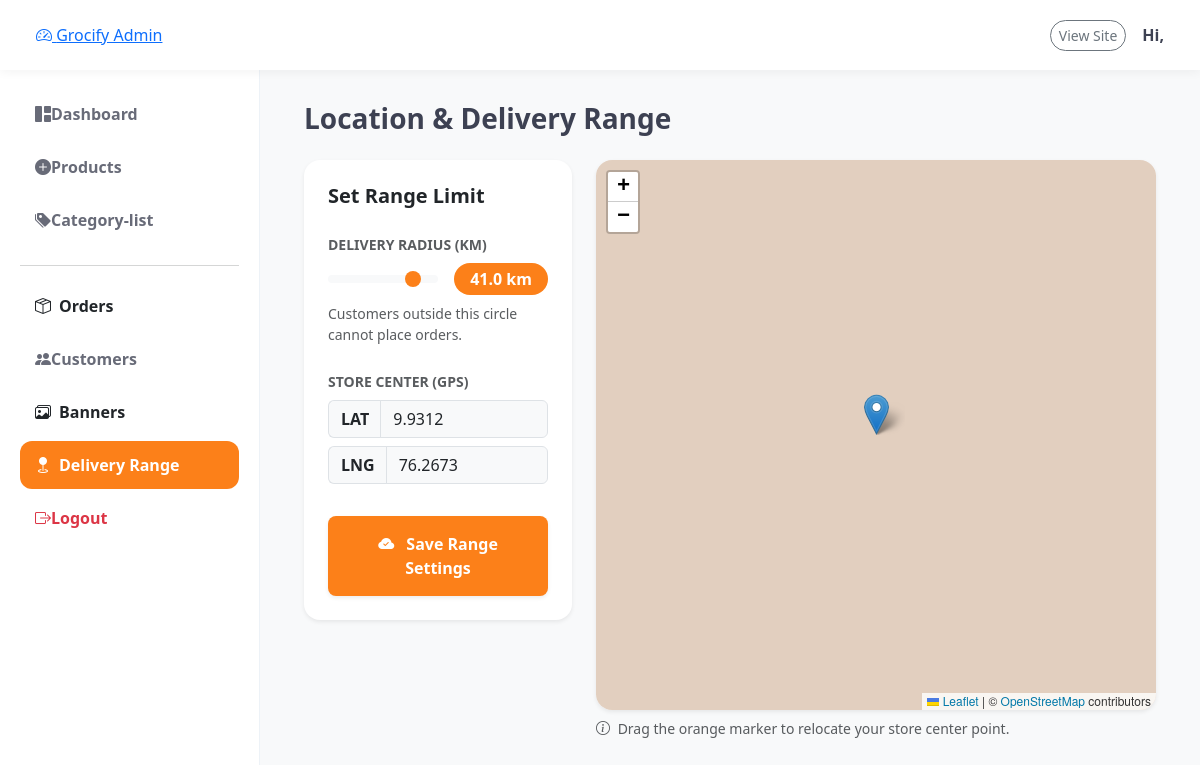
Screenshot of /dash/settings/location/ with the database file from the repository.
### store/models.py (models this page shows, shortened)
class DeliverySetting(models.Model):
    store_latitude = models.FloatField(default=9.9312)
    store_longitude = models.FloatField(default=76.2673)
    max_delivery_radius_km = models.FloatField(default=10.0)

### admindash/views.py (the view, shortened to what this page needs)
# urls.py: path('settings/location/', views.location_settings, name='location_settings'),
def location_settings(request):
    setting, _ = DeliverySetting.objects.get_or_create(id=1)
    context = {
        'store_lat': setting.store_latitude,
        'store_lng': setting.store_longitude,
        'current_range': setting.max_delivery_radius_km,
    }
    return render(request, 'admindash/location_settings.html', context)

### admindash/templates/admindash/location_settings.html (shortened to what this page needs)
{% extends 'admindash/base.html' %}
{% block admin_content %}
<link rel="stylesheet" href="https://unpkg.com/leaflet@1.9.4/dist/leaflet.css" />
<div class="container-fluid">
    <div class="d-flex justify-content-between align-items-center mb-4">
        <h3 class="fw-bold m-0">Location & Delivery Range</h3>
    </div>
    <div class="row g-4">
        <div class="col-lg-4">
            <div class="card border-0 shadow-sm rounded-4 p-4 bg-white">
                <h5 class="fw-bold mb-4">Set Range Limit</h5>
                <form method="POST">
                    <div class="mb-4">
                        <label class="form-label fw-bold text-muted small">DELIVERY RADIUS (KM)</label>
                        <div class="d-flex align-items-center gap-3">
                            <input type="range" class="form-range" min="1" max="50" step="1" id="rangeSlider" name="radius" value="{{ current_range|default:10 }}">
                            <span class="badge rounded-pill p-2 px-3" style="background-color: #fc8019; font-size: 1rem;" id="rangeValue">{{ current_range|default:10 }} km</span>
                        </div>
                        <div class="form-text mt-2">Customers outside this circle cannot place orders.</div>
                    </div>
                    <div class="mb-4">
                        <label class="form-label fw-bold text-muted small">STORE CENTER (GPS)</label>
                        <div class="input-group mb-2">
                            <span class="input-group-text bg-light border-end-0 small fw-bold">LAT</span>
                            <input type="text" class="form-control bg-light" name="lat" id="storeLat" value="{{ store_lat|default:9.9312 }}" readonly>
                        </div>
                        <div class="input-group">
                            <span class="input-group-text bg-light border-end-0 small fw-bold">LNG</span>
                            <input type="text" class="form-control bg-light" name="lng" id="storeLng" value="{{ store_lng|default:76.2673 }}" readonly>
                        </div>
                    </div>
                    <button type="submit" class="btn btn-orange w-100 py-3 shadow-sm mt-2">
                        <i class="bi bi-cloud-check-fill me-2"></i> Save Range Settings
                    </button>
                </form>
            </div>
        </div>
        <div class="col-lg-8">
            <div class="card border-0 shadow-sm rounded-4 p-0 overflow-hidden bg-white" style="height: 550px; border: 1px solid #eee;">
                <div id="adminRangeMap" style="height: 100%; width: 100%;"></div>
            </div>
            <div class="mt-2 small text-muted">
                <i class="bi bi-info-circle me-1"></i> Drag the orange marker to relocate your store center point.
            </div>
        </div>
    </div>
</div>
{% endblock %}

### admindash/templates/admindash/base.html (style rules this page uses)
:root { --grocify-orange: #fc8019; --sidebar-bg: #ffffff; --main-bg: #f8f9fa; --text-dark: #3d4152; }
body { background-color: var(--main-bg); font-family: "Segoe UI", sans-serif; color: var(--text-dark); margin: 0; }
.btn-orange { background-color: var(--grocify-orange); color: white; border: none; font-weight: 700; padding: 10px 20px; border-radius: 8px; }

### admindash/templates/admindash/location_settings.html (style rules this page uses)
:root { --grocify-orange: #fc8019; }
.btn-orange { background-color: var(--grocify-orange); color: white; border: none; font-weight: 700; }
#adminRangeMap { z-index: 1; }

### rows the page displays
DeliverySetting: radius "41", max_delivery_radius_km "41.0", lat "9.9312", lng "76.2673"
